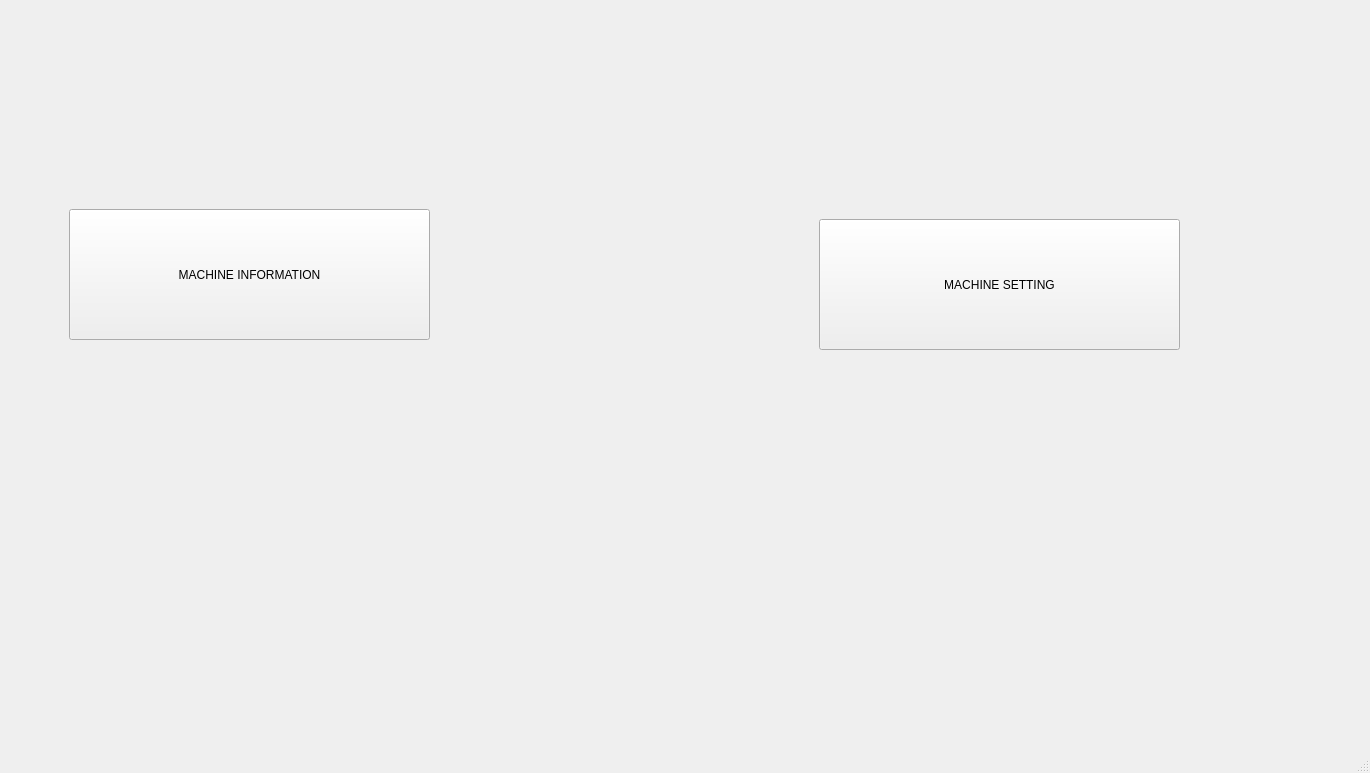
<?xml version="1.0" encoding="UTF-8"?>
<ui version="4.0">
 <class>MainWindow</class>
 <widget class="QMainWindow" name="MainWindow">
  <property name="geometry">
   <rect>
    <x>0</x>
    <y>0</y>
    <width>1370</width>
    <height>773</height>
   </rect>
  </property>
  <property name="windowTitle">
   <string>MainWindow</string>
  </property>
  <widget class="QWidget" name="centralwidget">
   <layout class="QHBoxLayout" name="horizontalLayout">
    <item>
     <widget class="QStackedWidget" name="stackedWidget">
      <widget class="QWidget" name="page">
       <widget class="QPushButton" name="btnMachineInfo">
        <property name="geometry">
         <rect>
          <x>60</x>
          <y>200</y>
          <width>361</width>
          <height>131</height>
         </rect>
        </property>
        <property name="text">
         <string>MACHINE INFORMATION</string>
        </property>
       </widget>
       <widget class="QPushButton" name="btnMachineSetting">
        <property name="geometry">
         <rect>
          <x>810</x>
          <y>210</y>
          <width>361</width>
          <height>131</height>
         </rect>
        </property>
        <property name="text">
         <string>MACHINE SETTING</string>
        </property>
       </widget>
      </widget>
     </widget>
    </item>
   </layout>
  </widget>
  <widget class="QMenuBar" name="menubar">
   <property name="geometry">
    <rect>
     <x>0</x>
     <y>0</y>
     <width>1370</width>
     <height>26</height>
    </rect>
   </property>
  </widget>
  <widget class="QStatusBar" name="statusbar"/>
 </widget>
 <resources/>
 <connections/>
</ui>
